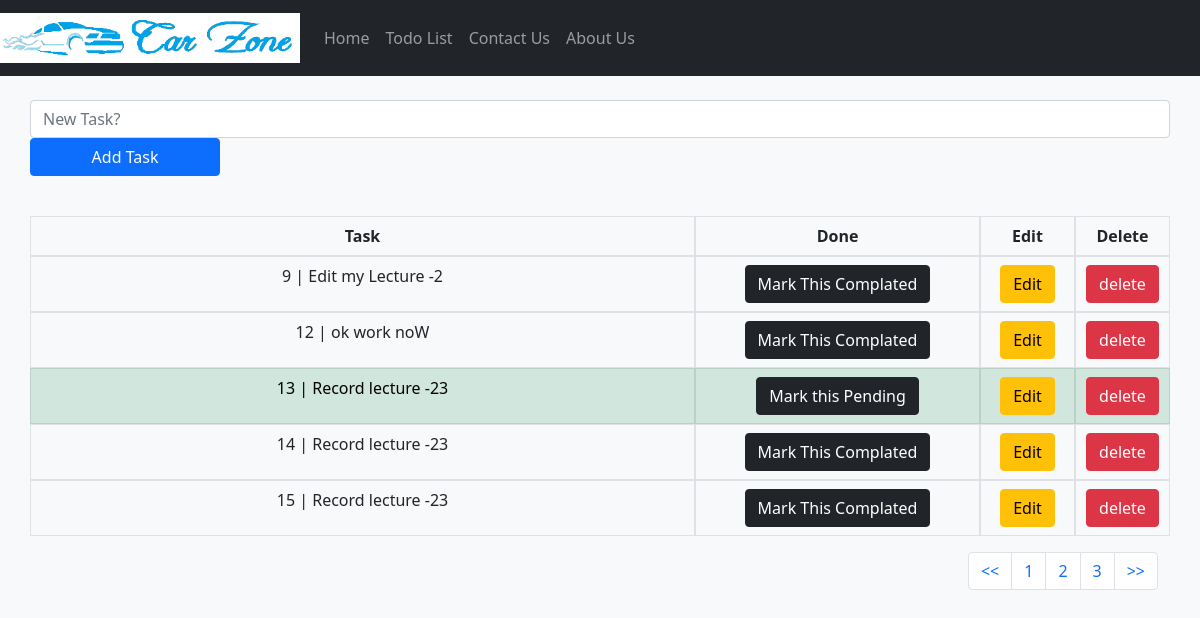
Page /todolist/?pg=2 on the committed database.
### todolist_app/models.py (models this page shows, shortened)
class Tasklist(models.Model):
    task = models.CharField(max_length=300)
    done = models.BooleanField(default=False)

### todolist_app/views.py (the view)
# urls.py: path('todolist/', include('todolist_app.urls')),
def todolist(request):
    if request.method == "POST":
        form = TaskForm(request.POST or None)
        if form.is_valid():
            form.save()
        messages.success(request, 'New Task Added!')
        return redirect('todolist')
    else:
        all_tasks = Tasklist.objects.all()
        paginator = Paginator(all_tasks, 5)
        page = request.GET.get('pg')
        all_tasks = paginator.get_page(page)
        return render(request, 'todolist.html', {'all_tasks': all_tasks})

### todolist_app/templates/todolist.html (shortened to what this page needs)
{% extends 'base.html' %}
{% block content %}
  <div class="container">
      <form method="POST" class="row">
          <input type="text" class="form-control col-lg-6" name="task" placeholder="New Task?">
          <button type="submit" class="btn btn-primary col-lg-2">Add Task</button>
      </form>
      <br>
      <table class="table table-bordered text-center">
          <thead class="thead-dark">
              <tr class="row">
                  <th class="col-7">Task</th>
                  <th class="col-3">Done</th>
                  <th class="col-1">Edit</th>
                  <th class="col-1">Delete</th>
              </tr>
          </thead>
          <tbody>
          {% if all_tasks %}
              {% for obj in all_tasks %}
                  {% if obj.done %}
                  <tr class="table-success row">
                      <td class="col-7">{{obj.id}} | {{obj.task}}</td>
                      <td class="col-3"><a href="{% url 'pending_task' obj.id %}"><button type="button" class="btn btn-dark">Mark this Pending</button></a></td>
                      <td class="col-1"><a href="{% url 'edit_task' obj.id %}"><button type="button" class="btn btn-warning">Edit</button></a></td>
                      <td class="col-1"><a href="{% url 'delete_task' obj.id %}"><button type="button" class="btn btn-danger">delete</button></a></td>
                  </tr>
                  {% else %}
                  <tr class="row">
                      <td class="col-7">{{obj.id}} | {{obj.task}}</td>
                      <td class="col-3"><a href="{% url 'complate_task' obj.id %}"><button type="button" class="btn btn-dark">Mark This Complated</button></a></td>
                      <td class="col-1"><a href="{% url 'edit_task' obj.id %}"><button type="button" class="btn btn-warning">Edit</button></a></td>
                      <td class="col-1"><a href="{% url 'delete_task' obj.id %}"><button type="button" class="btn btn-danger">delete</button></a></td>
                  </tr>
                  {% endif %}
              {% endfor %}
          {% endif %}
          </tbody>
      </table>
      <nav aria-label="Page navigation example">
          <ul class="pagination justify-content-end">
            <li class="page-item"><a class="page-link" href="?pg=1"><<</a></li>
            {% if all_tasks.has_previous %}
            <li class="page-item"><a class="page-link" href="?pg={{ all_tasks.previous_page_number }}">{{ all_tasks.previous_page_number }}</a></li>
            {% endif %}
            <li class="page-item"><a class="page-link" href="?pg={{ all_tasks.number }}">{{ all_tasks.number }}</a></li>
            {% if all_tasks.has_next %}
            <li class="page-item"><a class="page-link" href="?pg={{ all_tasks.next_page_number }}">{{ all_tasks.next_page_number }}</a></li>
            {% endif %}
            <li class="page-item"><a class="page-link" href="?pg={{ all_tasks.paginator.num_pages }}">>></a></li>
          </ul>
      </nav>
  </div>
{% endblock content %}

### rows in the picture
Tasklist: id "9", task "Edit my Lecture -2"
Tasklist: id "12", task "ok work noW"
Tasklist: id "13", task "Record lecture -23"
Tasklist: id "14", task "Record lecture -23"
Tasklist: id "15", task "Record lecture -23"

### other values in the picture
{{ all_tasks.previous_page_number }} "1"
{{ all_tasks.number }} "2"
{{ all_tasks.next_page_number }} "3"
